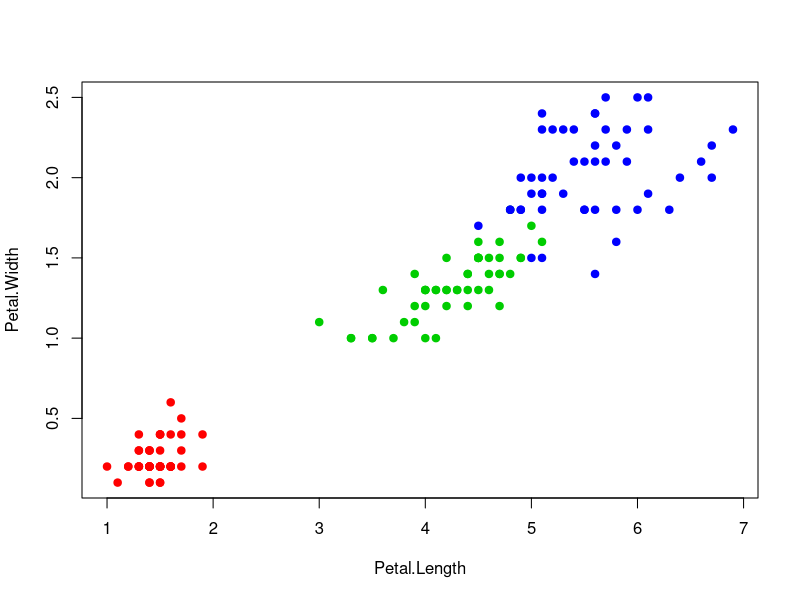
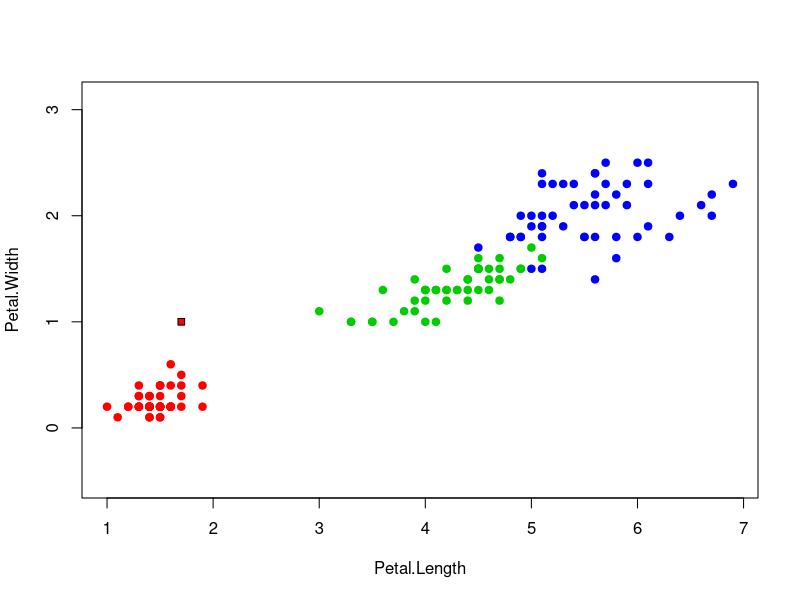

The R script that drew these images, in order:
#ML0

colors <- c("setosa" = "red", "versicolor" = "green3",

"virginica" = "blue")

plot(iris[, 3:4], pch = 21, bg = colors[iris$Species],

col = colors[iris$Species])

euclideanDistance <- function(u, v)

{

sqrt(sum((u - v)^2))

}

sortObjectsByDist <- function(xl, z, metricFunction =

euclideanDistance)

{

l <- dim(xl)[1]

n <- dim(xl)[2] - 1

distances <- matrix(NA, l, 2)

for (i in 1:l)

{

distances[i, ] <- c(i, metricFunction(xl[i, 1:n], z))

}

orderedXl <- xl[order(distances[, 2]), ]
return (orderedXl);

}

kNN <- function(xl, z, k)

{

orderedXl <- sortObjectsByDist(xl, z)

n <- dim(orderedXl)[2] - 1

classes <- orderedXl[1:k, n + 1]

counts <- table(classes)

class <- names(which.max(counts))

return (class)

}

colors <- c("setosa" = "red", "versicolor" = "green3",

"virginica" = "blue")

plot(iris[, 3:4], pch = 21, bg = colors[iris$Species], col

= colors[iris$Species], asp = 1)

z <- c(1.7, 1) 

xl <- iris[, 3:5] 

class <- kNN(xl, z, k=6) 

points(z[1], z[2], pch = 22, bg = colors[class], asp = 1) 
